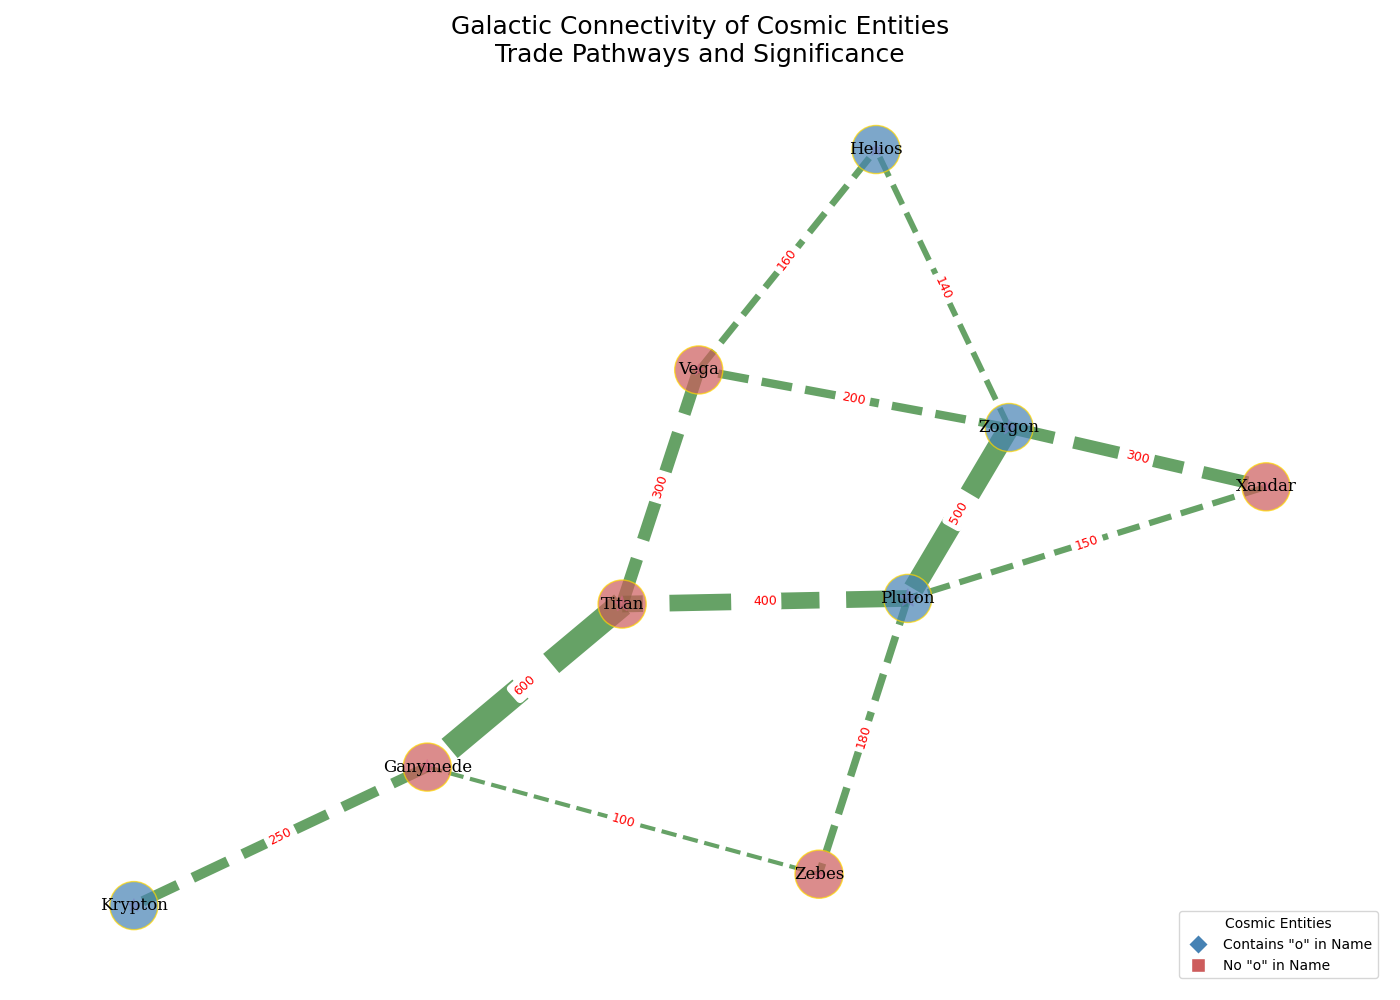

Generate this figure with Python:
import matplotlib.pyplot as plt
import networkx as nx
import numpy as np

nodes = {
    'Zorgon': (1, 3), 
    'Xandar': (0, 1), 
    'Pluton': (2, 4), 
    'Vega': (1, 0), 
    'Titan': (3, 1), 
    'Ganymede': (4, 3), 
    'Zebes': (5, 1), 
    'Krypton': (3, 4), 
    'Helios': (0, 3)
}

edges = [
    ('Zorgon', 'Xandar', 300), 
    ('Zorgon', 'Pluton', 500), 
    ('Zorgon', 'Vega', 200), 
    ('Xandar', 'Pluton', 150), 
    ('Pluton', 'Titan', 400),
    ('Titan', 'Ganymede', 600), 
    ('Ganymede', 'Zebes', 100),
    ('Krypton', 'Ganymede', 250), 
    ('Zebes', 'Pluton', 180), 
    ('Vega', 'Titan', 300),
    ('Helios', 'Vega', 160), 
    ('Helios', 'Zorgon', 140)
]

G = nx.Graph()
G.add_nodes_from(nodes.keys())
G.add_weighted_edges_from(edges)

pos = nx.spring_layout(G, seed=42)

plt.figure(figsize=(14, 10))

node_color_map = ['steelblue' if 'o' in planet.lower() else 'indianred' for planet in G.nodes]
nx.draw_networkx_nodes(G, pos, node_size=1200, node_color=node_color_map, alpha=0.7, edgecolors='gold')

edge_width = [0.03 * G[u][v]['weight'] for u, v in G.edges]
nx.draw_networkx_edges(G, pos, width=edge_width, edge_color='darkgreen', style='dashed', alpha=0.6)

nx.draw_networkx_labels(G, pos, font_size=12, font_family="serif", font_weight='normal')

edge_labels = nx.get_edge_attributes(G, 'weight')
nx.draw_networkx_edge_labels(G, pos, edge_labels=edge_labels, font_size=9, font_color='red')

legend_elements = [
    plt.Line2D([0], [0], marker='D', color='w', markerfacecolor='steelblue', markersize=10, label='Contains "o" in Name'),
    plt.Line2D([0], [0], marker='s', color='w', markerfacecolor='indianred', markersize=10, label='No "o" in Name')
]
plt.legend(handles=legend_elements, title='Cosmic Entities', loc='lower right')

economic_significance = [120, 50, 180, 70, 130, 110, 60, 90, 100]
scatter_x = np.array([pos[node][0] for node in G.nodes])
scatter_y = np.array([pos[node][1] for node in G.nodes])
plt.scatter(scatter_x, scatter_y, s=economic_significance, c='violet', alpha=0.5, label='Significance Rating', marker='*')

plt.title("Galactic Connectivity of Cosmic Entities\nTrade Pathways and Significance", fontsize=18, fontweight='medium')
plt.axis('off')
plt.tight_layout()

plt.show()
